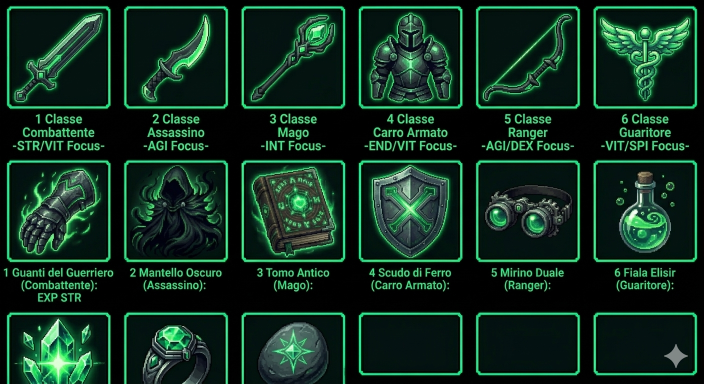
#> input picture artifacts-source.png, 1408 x 768 px (shown at 1/2 size)
$ python split-artifacts.py
#> lines starting #> are read from the running program, lines starting #| are printed output that depends on the picture
#!/usr/bin/env python3
"""
Split artifacts-source.png into individual class and artifact icons.

Expected layout (3 rows x 6 columns):
  Row 0 – class icons:    combattente, assassino, mago, carro_armato, ranger, guaritore
  Row 1 – class artifacts: gauntlets_warrior, shadow_cloak, ancient_tome,
                            iron_shield, dual_scope, elixir_flask
  Row 2 – universal:      exp_crystal, endurance_ring, focus_stone, (empty x3)

Output dirs:
  public/class-images/    → 180x180 PNG (square, for web)
  public/artifact-images/ → 180x180 PNG (square, for web + glasses)
"""

from PIL import Image, ImageOps, ImageEnhance, ImageFilter
import os, sys

SRC = "artifacts-source.png"

GRID = [
    # row 0 – classes
    ["combattente", "assassino", "mago", "carro_armato", "ranger", "guaritore"],
    # row 1 – class artifacts
    ["gauntlets_warrior", "shadow_cloak", "ancient_tome",
     "iron_shield", "dual_scope", "elixir_flask"],
    # row 2 – universal artifacts (only first 3 filled)
    ["exp_crystal", "endurance_ring", "focus_stone", None, None, None],
]

OUT_DIRS = {
    0: "public/class-images",
    1: "public/artifact-images",
    2: "public/artifact-images",
}

OUT_SIZE = (180, 180)

AUTOCONTRAST_CUTOFF = 1
GAMMA               = 0.72
CONTRAST_FACTOR     = 1.40
SHARPEN_RADIUS      = 2
SHARPEN_PERCENT     = 140


def apply_gamma(img: Image.Image, gamma: float) -> Image.Image:
    inv = 1.0 / gamma
    lut = [min(255, int((i / 255.0) ** inv * 255 + 0.5)) for i in range(256)]
    return img.point(lut)


def enhance(icon: Image.Image) -> Image.Image:
    g = icon.convert("L")
    g = ImageOps.autocontrast(g, cutoff=AUTOCONTRAST_CUTOFF)
    g = apply_gamma(g, GAMMA)
    g = ImageEnhance.Contrast(g).enhance(CONTRAST_FACTOR)
    g = g.filter(ImageFilter.UnsharpMask(radius=SHARPEN_RADIUS, percent=SHARPEN_PERCENT))
    return g


def place_on_canvas(icon: Image.Image, out_size: tuple) -> Image.Image:
    iw, ih = icon.size
    ow, oh = out_size
    scale = min(ow / iw, oh / ih) * 0.88          # slight margin
    new_w, new_h = max(1, int(iw * scale)), max(1, int(ih * scale))
    resized = icon.resize((new_w, new_h), Image.LANCZOS)
    canvas = Image.new("L", out_size, 0)
    canvas.paste(resized, ((ow - new_w) // 2, (oh - new_h) // 2))
    return canvas


def split(src_path: str):
#> called with src_path = 'artifacts-source.png'
    img = Image.open(src_path).convert("RGBA")
#> img is the input picture: PIL image 1408x768 RGBA; mean R, G, B, A 17.2, 46.3, 31.7, 255
    W, H = img.size
#> W = 1408; H = 768
    print(f"Source: {W}x{H}")
#| Source: 1408x768

    rows = len(GRID)
    cols = max(len(row) for row in GRID)

    # Auto-detect cell size from image dimensions
    # Try to find the icon area (skip label rows below icons)
    # Row height: we estimate the icon portion is ~75% of each row
    row_h = H // rows
#> row_h = 256
    col_w = W // cols
#> col_w = 234

    print(f"Estimated cell: {col_w}x{row_h}px")
#| Estimated cell: 234x256px

    for ri, row in enumerate(GRID):
        out_dir = OUT_DIRS[ri]
        os.makedirs(out_dir, exist_ok=True)

        for ci, name in enumerate(row):
            if name is None:
                continue

            # Cell boundaries
            x0 = ci * col_w
            y0 = ri * row_h
            x1 = x0 + col_w
            y1 = y0 + row_h

            cell = img.crop((x0, y0, x1, y1))
            cw, ch = cell.size

            # Use top 72% of cell (skip label text at bottom)
            icon_area = cell.crop((0, 0, cw, int(ch * 0.72)))

            # Tight bounding box on bright content
            gray = icon_area.convert("L")
            bbox = gray.point(lambda p: 255 if p > 25 else 0).getbbox()
            if bbox:
                pad = 8
                bx0 = max(0, bbox[0] - pad)
                by0 = max(0, bbox[1] - pad)
                bx1 = min(cw, bbox[2] + pad)
                by1 = min(int(ch * 0.72), bbox[3] + pad)
                cropped = icon_area.crop((bx0, by0, bx1, by1))
            else:
                cropped = icon_area

            enhanced = enhance(cropped)
            final = place_on_canvas(enhanced, OUT_SIZE)

            # Save both grayscale (glasses) and color RGBA (web)
            out_path = os.path.join(out_dir, f"{name}.png")
            final.convert("RGBA").save(out_path)
            print(f"  [{ri},{ci}] {name}.png → {out_dir}/")
#> this loop made 3 passes
#> out_dir on passes 2 to 3: 'public/artifact-images', 'public/artifact-images'
#|   [1,0] gauntlets_warrior.png → public/artifact-images/
#|   [1,1] shadow_cloak.png → public/artifact-images/
#|   [1,2] ancient_tome.png → public/artifact-images/
#|   [1,3] iron_shield.png → public/artifact-images/
#|   [1,4] dual_scope.png → public/artifact-images/
#|   [1,5] elixir_flask.png → public/artifact-images/
#|   [2,0] exp_crystal.png → public/artifact-images/
#|   [2,1] endurance_ring.png → public/artifact-images/
#|   [2,2] focus_stone.png → public/artifact-images/
#> pass 1, in enhance, `g = icon.convert("L")`:
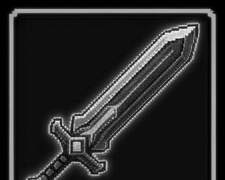
#> g: PIL image 225x180 L; min 0, max 240, mean 40.6
#> pass 1, in enhance, `g = ImageOps.autocontrast(g, cutoff=AUTOCONTRAST_CUTOFF)`:
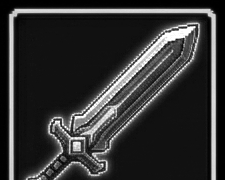
#> g: PIL image 225x180 L; min 0, max 255, mean 50.6
#> pass 1, in enhance, `g = apply_gamma(g, GAMMA)`:
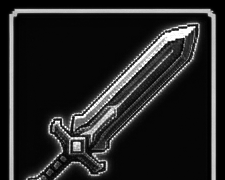
#> g: PIL image 225x180 L; min 0, max 255, mean 36.4
#> pass 1, in enhance, `g = ImageEnhance.Contrast(g).enhance(CONTRAST_FACTOR)`:
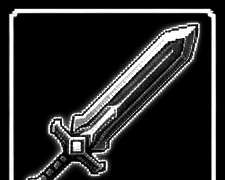
#> g: PIL image 225x180 L; min 0, max 255, mean 39.3
#> after the loop:
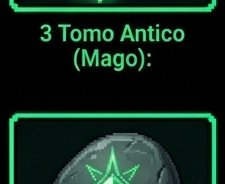
#> cropped: PIL image 225x184 RGBA; mean R, G, B, A 16.7, 40.2, 28.5, 255
#> after the loop:
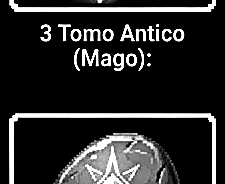
#> enhanced: PIL image 225x184 L; min 0, max 255, mean 41.5
#> after the loop:
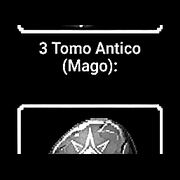
#> final: PIL image 180x180 L; min 0, max 255, mean 26.2

    print("\nDone.")


if __name__ == "__main__":
    src = sys.argv[1] if len(sys.argv) > 1 else SRC
    if not os.path.exists(src):
        print(f"ERROR: source image not found: {src}")
        print("Save the artifacts image as 'artifacts-source.png' in the project root.")
        sys.exit(1)
    split(src)
